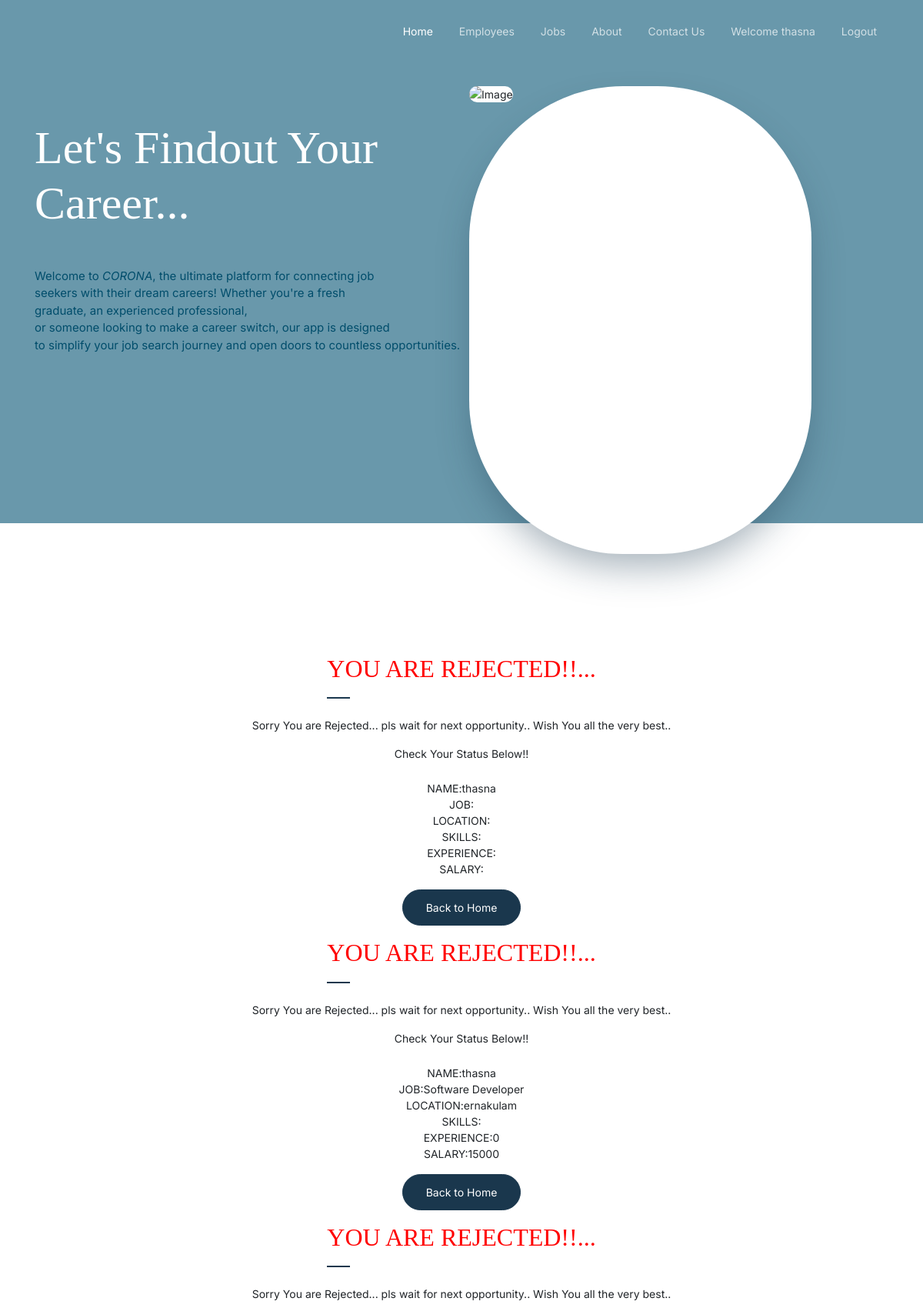
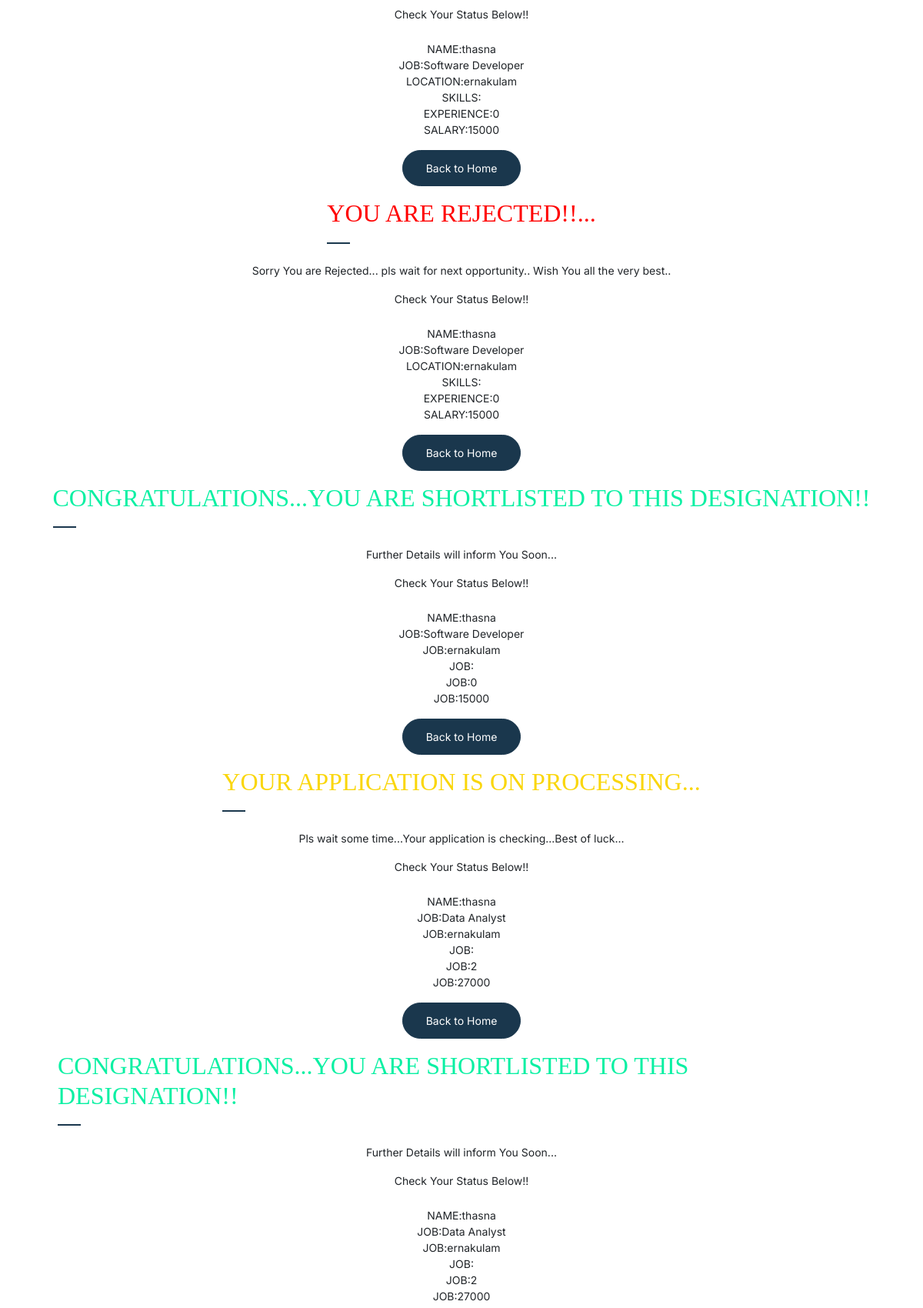
The page /status (signed in, upper part) on the database its author committed (2 pictures, top to bottom).
### UserApp/models.py (models this page shows)
class  Booking(models.Model):
    uid=models.ForeignKey(Register,on_delete=models.CASCADE)
    jid=models.ForeignKey(Job,on_delete=models.CASCADE,null=True)
    resume=models.FileField(upload_to='resumes')
    coverletter=models.CharField(max_length=500)
    status=models.IntegerField(default=0)

class Register(models.Model):
    username=models.CharField(max_length=100)
    password=models.CharField(max_length=100)
    email=models.EmailField()
    number=models.IntegerField()

### AdminApp/models.py (models this page shows)
class Job(models.Model):
    name=models.CharField(max_length=100)
    image=models.ImageField(upload_to='images',default='null.jpg')
    vacancy=models.IntegerField()
    skill=models.CharField(max_length=500)
    location=models.CharField(max_length=20)
    exp=models.IntegerField()
    sal=models.IntegerField()

### UserApp/views.py (the view)
# urls.py: path('status',views.status,name="status"),
def status(request):
    if 'u_id' in request.session:
       uid=request.session.get('u_id')
       data=Booking.objects.filter(uid=uid)
       return render(request,'status.html',{'data':data})
    return render(request,'login.html',{'msg1':"you need to login"})

### UserApp/templates/status.html
{% extends 'home_page.html' %}
{% block content %}
<center><div class="untree_co-section">
    <div class="container">
        <div class="row justify-content-between align-items-center">
            {% for i in data %}
            <div class="col-lg-12">
                {% if i.status == 0 %}
                <b><h2 class="section-title text-left mb-4" style="color: rgb(250, 214, 9);">YOUR APPLICATION IS ON PROCESSING...</h2></b>
                <p>Pls wait some time...Your application is checking...Best of luck...</p>
                <p class="mb-4">Check Your Status Below!!</p>
                <ul class="list-unstyled">
                    <li>NAME:{{i.uid.username}}</li>
                    <li>JOB:{{i.jid.name}}</li>
                    <li>JOB:{{i.jid.location}}</li>
                    <li>JOB:{{i.jid.skills}}</li>
                    <li>JOB:{{i.jid.exp}}</li>
                    <li>JOB:{{i.jid.sal}}</li>
                </ul>
                <p><a href="{% url 'home_page' %}" class="btn btn-primary">Back to Home</a></p>
                {% elif i.status == 1 %}
                <b><h2 class="section-title text-left mb-4" style="color:rgb(10, 240, 163);">CONGRATULATIONS...YOU ARE SHORTLISTED TO THIS DESIGNATION!!</h2></b>
                <p>Further Details will inform You Soon...</p>
                <p class="mb-4">Check Your Status Below!!</p>
                <ul class="list-unstyled">
                    <li>NAME:{{i.uid.username}}</li>
                    <li>JOB:{{i.jid.name}}</li>
                    <li>JOB:{{i.jid.location}}</li>
                    <li>JOB:{{i.jid.skills}}</li>
                    <li>JOB:{{i.jid.exp}}</li>
                    <li>JOB:{{i.jid.sal}}</li>
                </ul>
                <p><a href="{% url 'home_page' %}" class="btn btn-primary">Back to Home</a></p>
                {% elif i.status == 2 %}
                <b><h2 class="section-title text-left mb-4" style="color:red;">YOU ARE REJECTED!!...</h2></b>
                <p>Sorry You are Rejected... pls wait for next opportunity.. Wish You all the very best..</p>
                <p class="mb-4">Check Your Status Below!!</p>
                <ul class="list-unstyled">
                    <li>NAME:{{i.uid.username}}</li>
                    <li>JOB:{{i.jid.name}}</li>
                    <li>LOCATION:{{i.jid.location}}</li>
                    <li>SKILLS:{{i.jid.skills}}</li>
                    <li>EXPERIENCE:{{i.jid.exp}}</li>
                    <li>SALARY:{{i.jid.sal}}</li>
                </ul>
                <p><a href="{% url 'home_page' %}" class="btn btn-primary">Back to Home</a></p>
            </div>
            {% endif %}
            {% endfor %}
        </div>
    </div>
</div>
</center>
{% endblock %}

### UserApp/static/css/style.css (style rules this page uses)
body { font-family: "Inter", sans-serif; line-height: 1.5; background: #ffffff; overflow-x: hidden; font-size: 14px; }
body:before { content: ""; position: fixed; top: 0; left: 0; z-index: 99; right: 0; bottom: 0; background: rgba(0, 0, 0, 0.2); opacity: 0; visibility: hidden; -webkit-transition: .3s all ease; -o-transition: .3s all ease; transition: .3s all ease; }
a { color: #1A374D; -webkit-transition: .3s all ease; -o-transition: .3s all ease; transition: .3s all ease; }
h1, .h1, h2, .h2, h3, .h3, h4, .h4 { font-family: "Source Serif Pro", serif; }
.btn { padding-top: 12px; padding-bottom: 12px; padding-left: 30px; padding-right: 30px; border-radius: 30px; font-size: 14px; }
.btn.btn-primary { background: #1A374D; border-color: #1A374D; }
.untree_co-section { padding: 70px 0; }
.section-title { position: relative; padding-bottom: 20px; display: inline-block; }
.section-title:before { content: ""; position: absolute; left: 0; bottom: 0; width: 30px; height: 2px; background: #1A374D; }

### rows shown on the page
Booking: uid.username "thasna"
Booking: uid.username "thasna", jid.name "Software Developer", jid.location "ernakulam", jid.exp "0", jid.sal "15000"
Booking: uid.username "thasna", jid.name "Software Developer", jid.location "ernakulam", jid.exp "0", jid.sal "15000"
Booking: uid.username "thasna", jid.name "Software Developer", jid.location "ernakulam", jid.exp "0", jid.sal "15000"
Booking: uid.username "thasna", jid.name "Software Developer", jid.location "ernakulam", jid.exp "0", jid.sal "15000"
Booking: uid.username "thasna", jid.name "Data Analyst", jid.location "ernakulam", jid.exp "2", jid.sal "27000"
Booking: uid.username "thasna", jid.name "Data Analyst", jid.location "ernakulam", jid.exp "2", jid.sal "27000"

### other values the page prints
{{ request.session.username_u }} "thasna"
